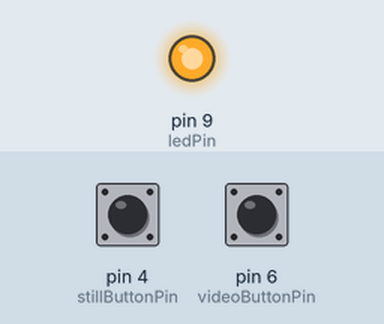
This sketch was run on a simulated Arduino Micro, built with avr-gcc and run on an emulated ATmega32U4. On the bench: output pins drawn as LEDs (lit = HIGH). The test bench sets the inputs (shaded band); at power-on: pin 4 (stillButtonPin) HIGH, pin 6 (videoButtonPin) HIGH. USB keyboard and mouse output is not drawn.

Above: at 0.1 s.
At 1.1 s:
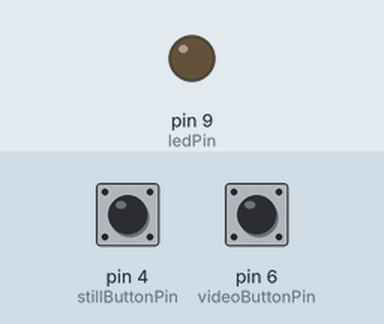
Timing chart, 0 to 2.6 s (numbered marks = the images above):
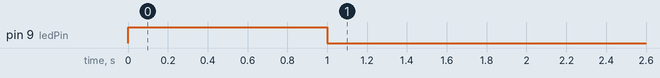

The sketch:

thermalCameraRemote_001.ino
```cpp
//This sketch is for a USB remote for the IRBIS 3.1 plus software
//It uses an arduino micro pro/arduino lillypad with an ATmega32U4
//The Keyboard.h library only works with Atmega32U4 boards
//Two input buttons on the remote send a signal to press F12 or F10
//which are shortcuts in the Irbis software for recording a still or video
//This project is based on the Example>USB>Keyboard>Keyboard message sketch

#include "Keyboard.h"

const int ledPin = 9;
const int stillButtonPin = 4;
const int videoButtonPin = 6;
int previousStillButtonState = HIGH;
int previousVideoButtonState = HIGH;

unsigned long previousDebounceTime = 0;
unsigned long debounceDelay = 100;
unsigned long ledTimer = 0;
int ledOnTime = 200;

void setup() {
//  Serial.begin(9600);
  pinMode(ledPin, OUTPUT);
  pinMode(stillButtonPin, INPUT);
  pinMode(videoButtonPin, INPUT);
  digitalWrite(ledPin, HIGH);
  delay(1000);
  digitalWrite(ledPin, LOW);
  Keyboard.begin();
//  Serial.println("Setup Complete");
}

void loop() {

//---Read both pins---//
  int stillButtonState = digitalRead(stillButtonPin);
  int videoButtonState = digitalRead(videoButtonPin);


//---Still Button---//
  if ((stillButtonState != previousStillButtonState)
      && (stillButtonState == HIGH)) {

    if ((millis()-previousDebounceTime) > debounceDelay){
//      Serial.println("Good Press, Still");
      Keyboard.press(KEY_F10);
      Keyboard.release(KEY_F10);
      ledTimer = millis();
        do{
            digitalWrite(ledPin, HIGH);
        }while(ledTimer + ledOnTime > millis());

       previousDebounceTime = millis();
    }else{
//      Serial.println("Bad Press, Still");
    }
  }
  previousStillButtonState = stillButtonState;

//---Video Button--//
  if ((videoButtonState != previousVideoButtonState)
      && (videoButtonState == HIGH)) {

    if ((millis()-previousDebounceTime) > debounceDelay){
//      Serial.println("Good Press, Video");
      Keyboard.press(KEY_F12);
      Keyboard.release(KEY_F12);
      ledTimer = millis();
        do{
            digitalWrite(ledPin, HIGH);
        }while(ledTimer + ledOnTime > millis());
      previousDebounceTime = millis();
    }else{
//      Serial.println("Bad Press, Still");
      }
  }
  previousVideoButtonState = videoButtonState;
  digitalWrite(ledPin, LOW);
}
```
